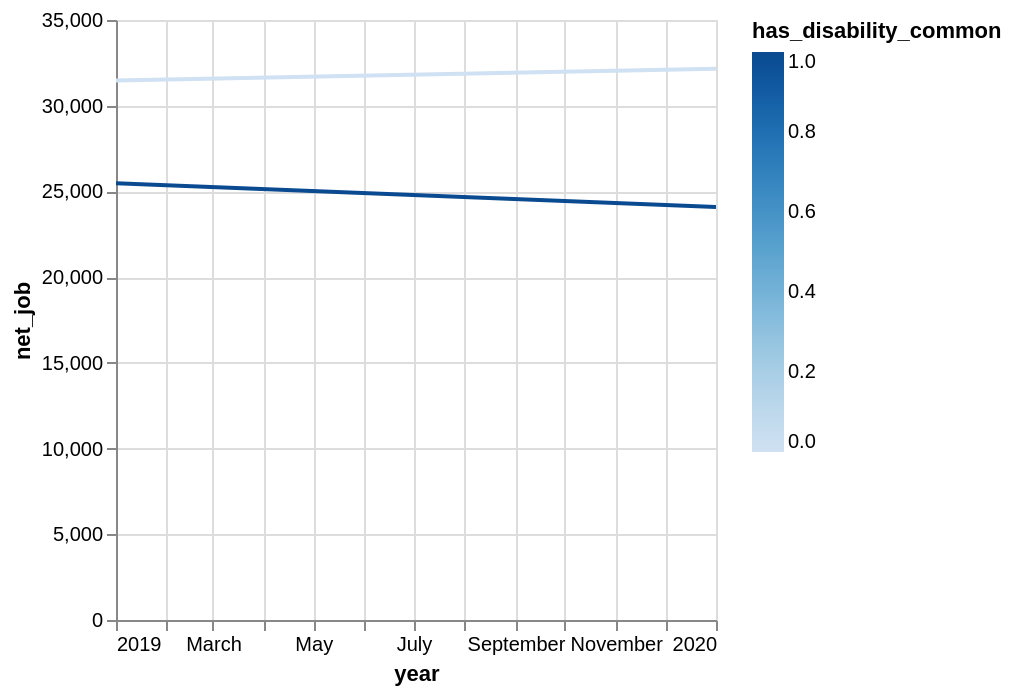

The notebook cell this image was saved under:
### Code cell
(
    panel_common_2019_2020
        #.filter((pl.col('is_employed_no_disablity') == 1)|(pl.col('is_employed_has_disablity') == 1))
        #.filter(pl.col('h7_2').is_in(['October', 'November', 'December']))
        .filter(pl.col('idind').is_in(working_statuses_1['idind'].implode()))
        .with_columns(pl.col('year').cast(pl.Int32).cast(pl.String).str.to_date("%Y"))
        .group_by(['year', 'has_disability_common']).agg(pl.col('net_job').mean())
).plot.line(x='year', y='net_job', color='has_disability_common')

### Figure 1 — Vega specification as saved in the notebook (floating-point values rounded to 4 significant figures)
{"$schema": "https://vega.github.io/schema/vega/v6.json", "data": [{"name": "param_1e9efca18e7a2868_store"}, {"name": "source_0", "values": [{"year": "2020-01-01T00:00:00.000", "has_disability_common": 1, "net_job": 24100.0}, {"year": "2019-01-01T00:00:00.000", "has_disability_common": 0, "net_job": 31460.0}, {"year": "2020-01-01T00:00:00.000", "has_disability_common": 0, "net_job": 32160.0}, {"year": "2019-01-01T00:00:00.000", "has_disability_common": 1, "net_job": 25480.0}], "transform": [{"type": "formula", "expr": "toDate(datum['year'])", "as": "year"}]}, {"name": "source_0_y_domain_net_job", "values": [{"min": 24100.0, "max": 32160.0}]}, {"name": "source_0_color_domain_has_disability_common", "values": [{"min": 0, "max": 1}]}], "signals": [{"name": "unit", "value": {}, "on": [{"events": "pointermove", "update": "isTuple(group()) ? group() : unit"}]}, {"name": "param_1e9efca18e7a2868", "update": "vlSelectionResolve(\"param_1e9efca18e7a2868_store\", \"union\")"}, {"name": "param_1e9efca18e7a2868_year", "on": [{"events": [{"source": "view", "type": "dblclick"}], "update": "null"}, {"events": {"signal": "param_1e9efca18e7a2868_translate_delta"}, "update": "panLinear(param_1e9efca18e7a2868_translate_anchor.extent_x, -param_1e9efca18e7a2868_translate_delta.x / width)"}, {"events": {"signal": "param_1e9efca18e7a2868_zoom_delta"}, "update": "zoomLinear(domain(\"x\"), param_1e9efca18e7a2868_zoom_anchor.x, param_1e9efca18e7a2868_zoom_delta)"}]}, {"name": "param_1e9efca18e7a2868_net_job", "on": [{"events": [{"source": "view", "type": "dblclick"}], "update": "null"}, {"events": {"signal": "param_1e9efca18e7a2868_translate_delta"}, "update": "panLinear(param_1e9efca18e7a2868_translate_anchor.extent_y, param_1e9efca18e7a2868_translate_delta.y / height)"}, {"events": {"signal": "param_1e9efca18e7a2868_zoom_delta"}, "update": "zoomLinear(domain(\"y\"), param_1e9efca18e7a2868_zoom_anchor.y, param_1e9efca18e7a2868_zoom_delta)"}]}, {"name": "param_1e9efca18e7a2868_tuple", "on": [{"events": [{"signal": "param_1e9efca18e7a2868_year || param_1e9efca18e7a2868_net_job"}], "update": "param_1e9efca18e7a2868_year && param_1e9efca18e7a2868_net_job ? {unit: \"\", fields: param_1e9efca18e7a2868_tuple_fields, values: [param_1e9efca18e7a2868_year,param_1e9efca18e7a2868_net_job]} : null"}]}, {"name": "param_1e9efca18e7a2868_tuple_fields", "value": [{"field": "year", "channel": "x", "type": "R"}, {"field": "net_job", "channel": "y", "type": "R"}]}, {"name": "param_1e9efca18e7a2868_translate_anchor", "value": {}, "on": [{"events": [{"source": "scope", "type": "pointerdown"}], "update": "{x: x(unit), y: y(unit), extent_x: domain(\"x\"), extent_y: domain(\"y\")}"}]}, {"name": "param_1e9efca18e7a2868_translate_delta", "value": {}, "on": [{"events": [{"source": "window", "between": [{"source": "scope", "type": "pointerdown"}, {"source": "window", "type": "pointerup"}], "consume": true, "type": "pointermove"}], "update": "{x: param_1e9efca18e7a2868_translate_anchor.x - x(unit), y: param_1e9efca18e7a2868_translate_anchor.y - y(unit)}"}]}, {"name": "param_1e9efca18e7a2868_zoom_anchor", "on": [{"events": [{"source": "scope", "type": "wheel", "consume": true}], "update": "{x: invert(\"x\", x(unit)), y: invert(\"y\", y(unit))}"}]}, {"name": "param_1e9efca18e7a2868_zoom_delta", "on": [{"events": [{"source": "scope", "consume": true, "type": "wheel"}], "update": "pow(1.001, event.deltaY * pow(16, event.deltaMode))", "force": true}]}, {"name": "param_1e9efca18e7a2868_modify", "on": [{"events": {"signal": "param_1e9efca18e7a2868_tuple"}, "update": "modify(\"param_1e9efca18e7a2868_store\", param_1e9efca18e7a2868_tuple, true)"}]}], "marks": [{"type": "group", "name": "pathgroup", "from": {"facet": {"data": "source_0", "name": "faceted_path_main", "groupby": ["has_disability_common"]}}, "encode": {"update": {"width": {"field": {"signal": null, "datum": null, "group": "width", "parent": null}}, "height": {"field": {"signal": null, "datum": null, "group": "height", "parent": null}}}}, "marks": [{"type": "line", "name": "marks", "from": {"data": "faceted_path_main"}, "sort": {"field": "x"}, "encode": {"update": {"stroke": {"field": "has_disability_common", "scale": "color"}, "x": {"field": "year", "scale": "x"}, "defined": {"signal": "isValid(datum[\"year\"]) && isFinite(+datum[\"year\"]) && isValid(datum[\"net_job\"]) && isFinite(+datum[\"net_job\"]) && isValid(datum[\"has_disability_common\"]) && isFinite(+datum[\"has_disability_common\"])"}, "tooltip": {"signal": "{\"year\": timeFormat(datum[\"year\"], \"%b %d, %Y\"), \"net_job\": format(datum[\"net_job\"], \"\"), \"has_disability_common\": format(datum[\"has_disability_common\"], \"\")}"}, "y": {"field": "net_job", "scale": "y"}}}, "clip": true, "interactive": true, "style": ["line"]}]}], "scales": [{"name": "x", "type": "time", "domain": {"data": "source_0", "field": "year"}, "range": [0, {"signal": "width"}], "domainRaw": {"signal": "param_1e9efca18e7a2868[\"year\"]"}}, {"name": "y", "type": "linear", "domain": [{"signal": "(data(\"source_0_y_domain_net_job\")[0] || {}).min"}, {"signal": "(data(\"source_0_y_domain_net_job\")[0] || {}).max"}], "range": [{"signal": "height"}, 0], "domainRaw": {"signal": "param_1e9efca18e7a2868[\"net_job\"]"}, "zero": true, "nice": true}, {"name": "color", "type": "linear", "domain": [{"signal": "(data(\"source_0_color_domain_has_disability_common\")[0] || {}).min"}, {"signal": "(data(\"source_0_color_domain_has_disability_common\")[0] || {}).max"}], "range": "ramp", "interpolate": "hcl", "zero": false}], "axes": [{"scale": "x", "labels": false, "grid": true, "minExtent": 0, "domain": false, "ticks": false, "maxExtent": 0, "tickCount": {"signal": "ceil(width/40)"}, "zindex": 0, "aria": false, "gridScale": "y", "orient": "bottom"}, {"scale": "y", "tickCount": {"signal": "ceil(height/40)"}, "domain": false, "maxExtent": 0, "gridScale": "x", "orient": "left", "grid": true, "ticks": false, "aria": false, "zindex": 0, "labels": false, "minExtent": 0}, {"scale": "x", "tickCount": {"signal": "ceil(width/40)"}, "zindex": 0, "orient": "bottom", "title": "year", "grid": false, "labelFlush": true, "labelOverlap": true}, {"scale": "y", "title": "net_job", "zindex": 0, "orient": "left", "grid": false, "labelOverlap": true, "tickCount": {"signal": "ceil(height/40)"}}], "height": 300, "legends": [{"stroke": "color", "gradientLength": {"signal": "clamp(height, 64, 200)"}, "title": "has_disability_common"}], "style": "cell", "width": 300, "background": "white", "padding": 5}
